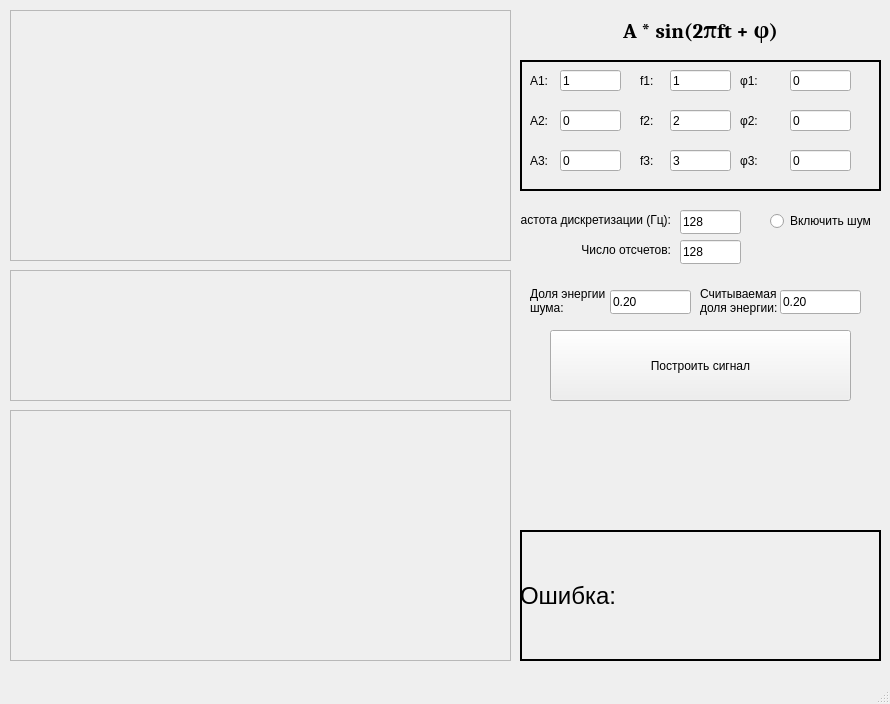
<?xml version="1.0" encoding="UTF-8"?>
<ui version="4.0">
 <class>MainWindow</class>
 <widget class="QMainWindow" name="MainWindow">
  <property name="geometry">
   <rect>
    <x>0</x>
    <y>0</y>
    <width>890</width>
    <height>704</height>
   </rect>
  </property>
  <property name="windowTitle">
   <string>Фильтрация сигналов</string>
  </property>
  <widget class="QWidget" name="centralwidget">
   <widget class="QFrame" name="frame">
    <property name="geometry">
     <rect>
      <x>10</x>
      <y>10</y>
      <width>501</width>
      <height>251</height>
     </rect>
    </property>
    <property name="frameShape">
     <enum>QFrame::StyledPanel</enum>
    </property>
    <property name="frameShadow">
     <enum>QFrame::Raised</enum>
    </property>
    <property name="lineWidth">
     <number>1</number>
    </property>
   </widget>
   <widget class="QLineEdit" name="editA1">
    <property name="geometry">
     <rect>
      <x>560</x>
      <y>70</y>
      <width>61</width>
      <height>21</height>
     </rect>
    </property>
    <property name="text">
     <string>1</string>
    </property>
   </widget>
   <widget class="QLineEdit" name="editf1">
    <property name="geometry">
     <rect>
      <x>670</x>
      <y>70</y>
      <width>61</width>
      <height>21</height>
     </rect>
    </property>
    <property name="text">
     <string>1</string>
    </property>
   </widget>
   <widget class="QLineEdit" name="editPhi1">
    <property name="geometry">
     <rect>
      <x>790</x>
      <y>70</y>
      <width>61</width>
      <height>21</height>
     </rect>
    </property>
    <property name="text">
     <string>0</string>
    </property>
   </widget>
   <widget class="QLineEdit" name="editPhi2">
    <property name="geometry">
     <rect>
      <x>790</x>
      <y>110</y>
      <width>61</width>
      <height>21</height>
     </rect>
    </property>
    <property name="text">
     <string>0</string>
    </property>
   </widget>
   <widget class="QLineEdit" name="editA2">
    <property name="geometry">
     <rect>
      <x>560</x>
      <y>110</y>
      <width>61</width>
      <height>21</height>
     </rect>
    </property>
    <property name="text">
     <string>0</string>
    </property>
   </widget>
   <widget class="QLineEdit" name="editf2">
    <property name="geometry">
     <rect>
      <x>670</x>
      <y>110</y>
      <width>61</width>
      <height>21</height>
     </rect>
    </property>
    <property name="text">
     <string>2</string>
    </property>
   </widget>
   <widget class="QLineEdit" name="editPhi3">
    <property name="geometry">
     <rect>
      <x>790</x>
      <y>150</y>
      <width>61</width>
      <height>21</height>
     </rect>
    </property>
    <property name="text">
     <string>0</string>
    </property>
   </widget>
   <widget class="QLineEdit" name="editf3">
    <property name="geometry">
     <rect>
      <x>670</x>
      <y>150</y>
      <width>61</width>
      <height>21</height>
     </rect>
    </property>
    <property name="text">
     <string>3</string>
    </property>
   </widget>
   <widget class="QLineEdit" name="editA3">
    <property name="geometry">
     <rect>
      <x>560</x>
      <y>150</y>
      <width>61</width>
      <height>21</height>
     </rect>
    </property>
    <property name="text">
     <string>0</string>
    </property>
   </widget>
   <widget class="QPushButton" name="pushButton">
    <property name="geometry">
     <rect>
      <x>550</x>
      <y>330</y>
      <width>301</width>
      <height>71</height>
     </rect>
    </property>
    <property name="text">
     <string>Построить сигнал</string>
    </property>
   </widget>
   <widget class="QLabel" name="label">
    <property name="geometry">
     <rect>
      <x>580</x>
      <y>15</y>
      <width>241</width>
      <height>31</height>
     </rect>
    </property>
    <property name="font">
     <font>
      <family>Cambria</family>
      <pointsize>16</pointsize>
      <weight>75</weight>
      <bold>true</bold>
     </font>
    </property>
    <property name="autoFillBackground">
     <bool>false</bool>
    </property>
    <property name="text">
     <string>A * sin(2πft + φ)</string>
    </property>
    <property name="textFormat">
     <enum>Qt::RichText</enum>
    </property>
    <property name="scaledContents">
     <bool>false</bool>
    </property>
    <property name="alignment">
     <set>Qt::AlignCenter</set>
    </property>
    <property name="wordWrap">
     <bool>false</bool>
    </property>
    <property name="margin">
     <number>0</number>
    </property>
    <property name="indent">
     <number>0</number>
    </property>
   </widget>
   <widget class="QFrame" name="frame_2">
    <property name="geometry">
     <rect>
      <x>10</x>
      <y>270</y>
      <width>501</width>
      <height>131</height>
     </rect>
    </property>
    <property name="frameShape">
     <enum>QFrame::StyledPanel</enum>
    </property>
    <property name="frameShadow">
     <enum>QFrame::Raised</enum>
    </property>
   </widget>
   <widget class="QFrame" name="frame_3">
    <property name="geometry">
     <rect>
      <x>10</x>
      <y>410</y>
      <width>501</width>
      <height>251</height>
     </rect>
    </property>
    <property name="frameShape">
     <enum>QFrame::StyledPanel</enum>
    </property>
    <property name="frameShadow">
     <enum>QFrame::Raised</enum>
    </property>
   </widget>
   <widget class="QLabel" name="label_2">
    <property name="geometry">
     <rect>
      <x>530</x>
      <y>70</y>
      <width>49</width>
      <height>21</height>
     </rect>
    </property>
    <property name="text">
     <string>A1:</string>
    </property>
   </widget>
   <widget class="QLabel" name="label_3">
    <property name="geometry">
     <rect>
      <x>530</x>
      <y>110</y>
      <width>49</width>
      <height>21</height>
     </rect>
    </property>
    <property name="text">
     <string>A2:</string>
    </property>
   </widget>
   <widget class="QLabel" name="label_4">
    <property name="geometry">
     <rect>
      <x>530</x>
      <y>150</y>
      <width>49</width>
      <height>21</height>
     </rect>
    </property>
    <property name="text">
     <string>A3:</string>
    </property>
   </widget>
   <widget class="QLabel" name="label_5">
    <property name="geometry">
     <rect>
      <x>640</x>
      <y>150</y>
      <width>49</width>
      <height>21</height>
     </rect>
    </property>
    <property name="text">
     <string>f3:</string>
    </property>
   </widget>
   <widget class="QLabel" name="label_6">
    <property name="geometry">
     <rect>
      <x>640</x>
      <y>70</y>
      <width>49</width>
      <height>21</height>
     </rect>
    </property>
    <property name="text">
     <string>f1:</string>
    </property>
   </widget>
   <widget class="QLabel" name="label_7">
    <property name="geometry">
     <rect>
      <x>640</x>
      <y>110</y>
      <width>49</width>
      <height>21</height>
     </rect>
    </property>
    <property name="text">
     <string>f2:</string>
    </property>
   </widget>
   <widget class="QLabel" name="label_8">
    <property name="geometry">
     <rect>
      <x>740</x>
      <y>150</y>
      <width>51</width>
      <height>21</height>
     </rect>
    </property>
    <property name="text">
     <string>φ3:</string>
    </property>
   </widget>
   <widget class="QLabel" name="label_9">
    <property name="geometry">
     <rect>
      <x>740</x>
      <y>70</y>
      <width>49</width>
      <height>21</height>
     </rect>
    </property>
    <property name="text">
     <string>φ1:</string>
    </property>
   </widget>
   <widget class="QLabel" name="label_10">
    <property name="geometry">
     <rect>
      <x>740</x>
      <y>110</y>
      <width>49</width>
      <height>21</height>
     </rect>
    </property>
    <property name="text">
     <string>φ2:</string>
    </property>
   </widget>
   <widget class="QLabel" name="label_11">
    <property name="geometry">
     <rect>
      <x>520</x>
      <y>210</y>
      <width>151</width>
      <height>20</height>
     </rect>
    </property>
    <property name="text">
     <string>Частота дискретизации (Гц):</string>
    </property>
    <property name="alignment">
     <set>Qt::AlignRight|Qt::AlignTrailing|Qt::AlignVCenter</set>
    </property>
   </widget>
   <widget class="QLabel" name="label_12">
    <property name="geometry">
     <rect>
      <x>540</x>
      <y>240</y>
      <width>131</width>
      <height>20</height>
     </rect>
    </property>
    <property name="text">
     <string>Число отсчетов:</string>
    </property>
    <property name="alignment">
     <set>Qt::AlignRight|Qt::AlignTrailing|Qt::AlignVCenter</set>
    </property>
   </widget>
   <widget class="QLineEdit" name="editFd">
    <property name="geometry">
     <rect>
      <x>680</x>
      <y>210</y>
      <width>61</width>
      <height>24</height>
     </rect>
    </property>
    <property name="text">
     <string>128</string>
    </property>
   </widget>
   <widget class="QLineEdit" name="editN">
    <property name="geometry">
     <rect>
      <x>680</x>
      <y>240</y>
      <width>61</width>
      <height>24</height>
     </rect>
    </property>
    <property name="text">
     <string>128</string>
    </property>
   </widget>
   <widget class="QLineEdit" name="editD">
    <property name="geometry">
     <rect>
      <x>610</x>
      <y>290</y>
      <width>81</width>
      <height>24</height>
     </rect>
    </property>
    <property name="text">
     <string>0.20</string>
    </property>
   </widget>
   <widget class="QLineEdit" name="editA">
    <property name="geometry">
     <rect>
      <x>780</x>
      <y>290</y>
      <width>81</width>
      <height>24</height>
     </rect>
    </property>
    <property name="text">
     <string>0.20</string>
    </property>
   </widget>
   <widget class="QFrame" name="frame_4">
    <property name="geometry">
     <rect>
      <x>520</x>
      <y>60</y>
      <width>361</width>
      <height>131</height>
     </rect>
    </property>
    <property name="autoFillBackground">
     <bool>true</bool>
    </property>
    <property name="frameShape">
     <enum>QFrame::Box</enum>
    </property>
    <property name="frameShadow">
     <enum>QFrame::Plain</enum>
    </property>
    <property name="lineWidth">
     <number>2</number>
    </property>
   </widget>
   <widget class="QLabel" name="label_13">
    <property name="geometry">
     <rect>
      <x>530</x>
      <y>280</y>
      <width>81</width>
      <height>41</height>
     </rect>
    </property>
    <property name="text">
     <string>Доля энергии шума:</string>
    </property>
    <property name="wordWrap">
     <bool>true</bool>
    </property>
   </widget>
   <widget class="QRadioButton" name="buttonNoise">
    <property name="geometry">
     <rect>
      <x>770</x>
      <y>210</y>
      <width>111</width>
      <height>22</height>
     </rect>
    </property>
    <property name="text">
     <string>Включить шум</string>
    </property>
   </widget>
   <widget class="QLabel" name="label_14">
    <property name="geometry">
     <rect>
      <x>700</x>
      <y>280</y>
      <width>81</width>
      <height>41</height>
     </rect>
    </property>
    <property name="text">
     <string>Считываемая доля энергии:</string>
    </property>
    <property name="wordWrap">
     <bool>true</bool>
    </property>
   </widget>
   <widget class="QFrame" name="frame_5">
    <property name="geometry">
     <rect>
      <x>520</x>
      <y>530</y>
      <width>361</width>
      <height>131</height>
     </rect>
    </property>
    <property name="autoFillBackground">
     <bool>true</bool>
    </property>
    <property name="frameShape">
     <enum>QFrame::Box</enum>
    </property>
    <property name="frameShadow">
     <enum>QFrame::Plain</enum>
    </property>
    <property name="lineWidth">
     <number>2</number>
    </property>
    <widget class="QLabel" name="labelError">
     <property name="geometry">
      <rect>
       <x>0</x>
       <y>0</y>
       <width>361</width>
       <height>131</height>
      </rect>
     </property>
     <property name="baseSize">
      <size>
       <width>0</width>
       <height>0</height>
      </size>
     </property>
     <property name="font">
      <font>
       <pointsize>18</pointsize>
       <weight>50</weight>
       <italic>false</italic>
       <bold>false</bold>
       <underline>false</underline>
       <strikeout>false</strikeout>
      </font>
     </property>
     <property name="text">
      <string>Ошибка: </string>
     </property>
     <property name="margin">
      <number>44</number>
     </property>
    </widget>
   </widget>
   <zorder>frame_5</zorder>
   <zorder>frame_4</zorder>
   <zorder>frame</zorder>
   <zorder>editA1</zorder>
   <zorder>editf1</zorder>
   <zorder>editPhi1</zorder>
   <zorder>editPhi2</zorder>
   <zorder>editA2</zorder>
   <zorder>editf2</zorder>
   <zorder>editPhi3</zorder>
   <zorder>editf3</zorder>
   <zorder>editA3</zorder>
   <zorder>pushButton</zorder>
   <zorder>label</zorder>
   <zorder>frame_2</zorder>
   <zorder>frame_3</zorder>
   <zorder>label_2</zorder>
   <zorder>label_3</zorder>
   <zorder>label_4</zorder>
   <zorder>label_5</zorder>
   <zorder>label_6</zorder>
   <zorder>label_7</zorder>
   <zorder>label_8</zorder>
   <zorder>label_9</zorder>
   <zorder>label_10</zorder>
   <zorder>label_11</zorder>
   <zorder>label_12</zorder>
   <zorder>editFd</zorder>
   <zorder>editN</zorder>
   <zorder>editD</zorder>
   <zorder>editA</zorder>
   <zorder>label_13</zorder>
   <zorder>buttonNoise</zorder>
   <zorder>label_14</zorder>
  </widget>
  <widget class="QMenuBar" name="menubar">
   <property name="geometry">
    <rect>
     <x>0</x>
     <y>0</y>
     <width>890</width>
     <height>20</height>
    </rect>
   </property>
  </widget>
  <widget class="QStatusBar" name="statusbar"/>
 </widget>
 <resources/>
 <connections/>
</ui>
